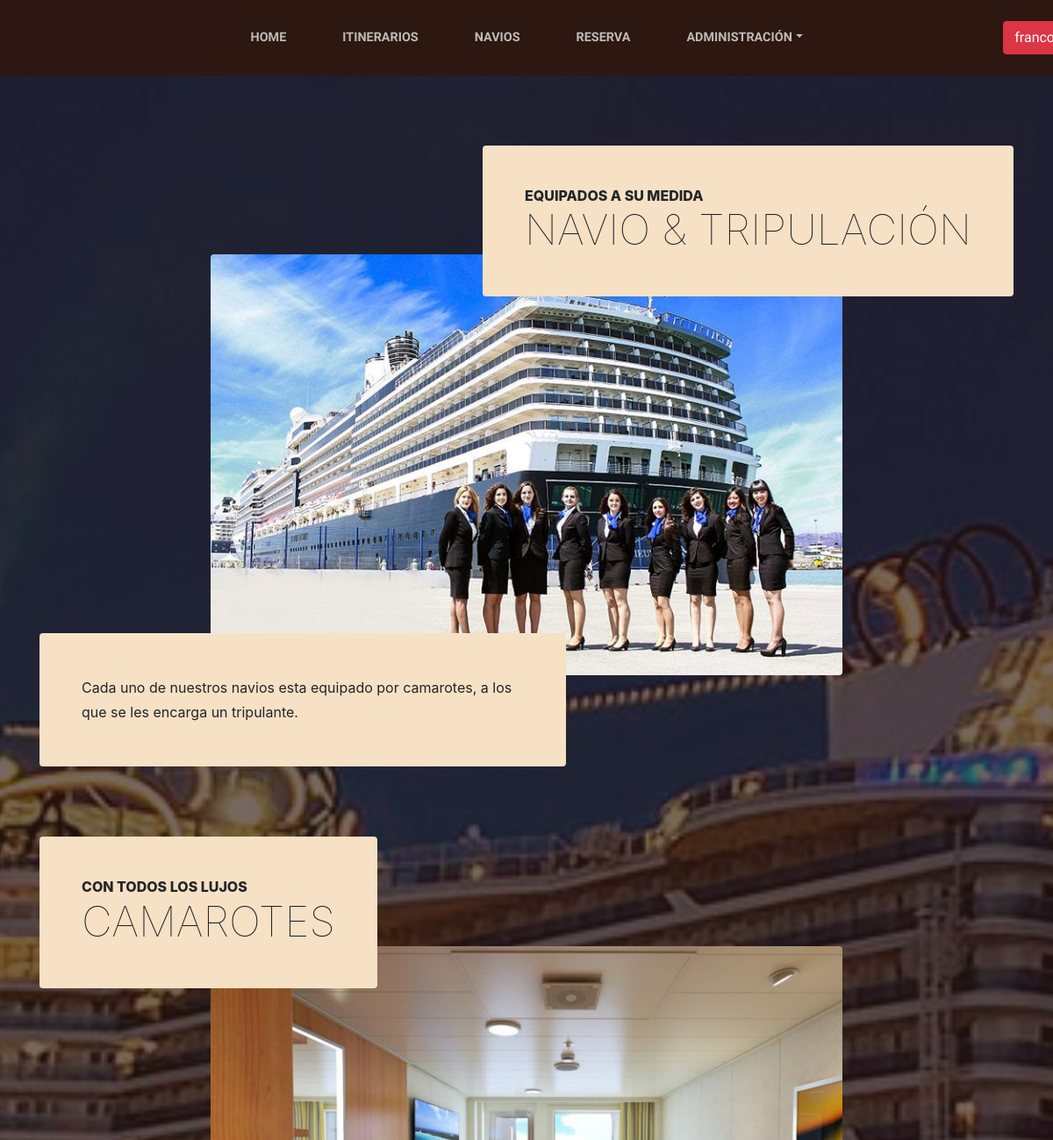
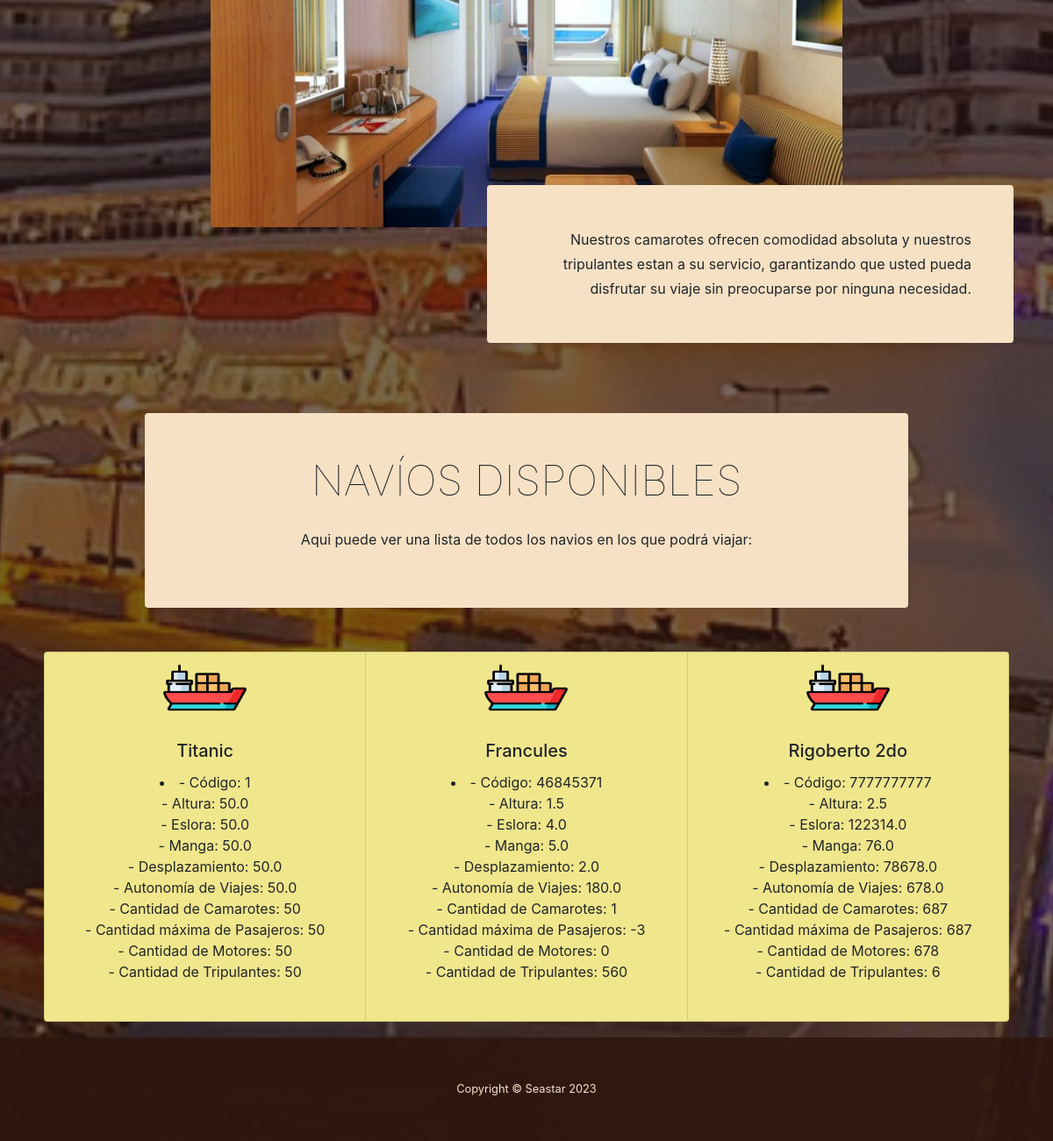
/navios.html (signed in), run on the app's committed database (2 pictures, top to bottom).
### seastar/models.py (models this page shows, shortened)
class Navio (models.Model):
    codigoNavio = models.IntegerField("Código")
    nombreNavio = models.CharField("Nombre", max_length=50)
    altura = models.FloatField("Altura")
    eslora = models.FloatField("Eslora")
    manga = models.FloatField("Manga")
    desplazamiento = models.FloatField("Desplazamiento")
    autonomiaViaje = models.FloatField("Autonomía de Viajes")
    cantidadCamarotes = models.IntegerField("Cantidad de Camarotes")
    maxCantidadPasajeros = models.IntegerField("Cantidad máxima de Pasajeros")
    cantidadMotores = models.IntegerField("Cantidad de Motores")
    cantidadTripulantes = models.IntegerField("Cantidad de Tripulantes")

### seastar/views.py (the view)
# urls.py: path("navios.html", NaviosView.as_view(), name="navios"),
class NaviosView(View):
    def get(self, request: HttpRequest, *args, **kwargs):
        logged_user = getLoggedUser(request)
        navios = Navio.objects.all()
        return render(request, "./navios.html", {"navios": navios, "logged_user": logged_user})

### seastar/views.py (called while the page is built)
def getLoggedUser(request: HttpRequest):
    return request.session.get("user", "Iniciar Sesion")

### seastar/templates/navios.html
{% extends "index.html" %}
    {% load static %}
    {% block content %}
        <section class="page-section">
            <div class="container">
                <div class="product-item">
                    <div class="product-item-title d-flex">
                        <div class="bg-faded p-5 d-flex ms-auto rounded">
                            <h2 class="section-heading mb-0">
                                <span class="section-heading-upper">Equipados a su Medida</span>
                                <span class="section-heading-lower">Navio & Tripulación</span>
                            </h2>
                        </div>
                    </div>
                    <img class="product-item-img mx-auto d-flex rounded img-fluid mb-3 mb-lg-0" src="{% static 'img/tripulantes.jpg'%}" alt="..." />
                    <div class="product-item-description d-flex me-auto">
                        <div class="bg-faded p-5 rounded"><p class="mb-0">Cada uno de nuestros navios esta equipado por camarotes, a los que se les encarga un tripulante.</p></div>
                    </div>
                </div>
            </div>
        </section>
        <section class="page-section">
            <div class="container">
                <div class="product-item">
                    <div class="product-item-title d-flex">
                        <div class="bg-faded p-5 d-flex me-auto rounded">
                            <h2 class="section-heading mb-0">
                                <span class="section-heading-upper">Con todos los Lujos</span>
                                <span class="section-heading-lower">Camarotes</span>
                            </h2>
                        </div>
                    </div>
                    <img class="product-item-img mx-auto d-flex rounded img-fluid mb-3 mb-lg-0" src="{% static 'img/camarote.jpg'%}" alt="..." />
                    <div class="product-item-description d-flex ms-auto">
                        <div class="bg-faded p-5 rounded text-end"><p class="mb-0">Nuestros camarotes ofrecen comodidad absoluta y nuestros tripulantes estan a su servicio, garantizando que usted pueda disfrutar su viaje sin preocuparse por ninguna necesidad.</p></div>
                    </div>
                </div>
            </div>
        </section>
        <div class="col-xl-9 col-lg-10 mx-auto">
            <div class="bg-faded rounded p-5 text-center">
                <h2 class="section-heading mb-4">
                    <span class="section-heading-lower">Navíos disponibles</span>
                </h2>
                <p>Aqui puede ver una lista de todos los navios en los que podrá viajar:</p>
            </div>
        </div>
        <div class="card-group" style="width:200ipx;height:90px;margin-bottom:350px;margin-top:50px;margin-left:50px;margin-right:50px" >
            {% for navio in navios %}
            <div class="card  text-center" style="background-color:#F0E68C">
              <img src="{% static 'img/navio.png' %}" class="card-img-top" alt="Barco" style="width:95px;height:80px;display: block;margin-left: auto;margin-right: auto;">
              <div class="card-body">
                <h5 class="card-title">{{ navio.nombreNavio }}</h5>
                <li>- Código: {{ navio.codigoNavio }}
                    <br   />- Altura: {{ navio.altura }} <br   />- Eslora: {{ navio.eslora }}
                    <br   />- Manga: {{ navio.manga }} <br   />- Desplazamiento: {{ navio.desplazamiento }}
                    <br   />- Autonomía de Viajes: {{ navio.autonomiaViaje }} <br   />- Cantidad de Camarotes: {{ navio.cantidadCamarotes }}
                    <br   />- Cantidad máxima de Pasajeros: {{ navio.maxCantidadPasajeros }} <br   />- Cantidad de Motores: {{ navio.cantidadMotores }}
                    <br   />- Cantidad de Tripulantes: {{ navio.cantidadTripulantes }}<br   /><br   /></li>
              </div>
            </div>
            {% endfor %}
        </div>
    {% endblock %}

### seastar/templates/index.html (shortened to what this page needs)
<!DOCTYPE html>
<html lang="en">
    <head>
        {% load static %}
        <link href="{% static 'css/styles.css' %}" rel="stylesheet" />
        <link rel="stylesheet" href="https://maxcdn.bootstrapcdn.com/bootstrap/4.0.0/css/bootstrap.min.css">
        <link href="{% static 'css/index.css'%}" rel="stylesheet">
    </head>
    <body>
        <nav class="navbar-nav navbar-expand-lg navbar-dark py-lg-4" id="mainNav">
            <div class="container">
                <div class="collapse navbar-collapse" id="navbarSupportedContent">
                    <ul class="navbar-nav mx-auto barra">
                        <li class="nav-item px-lg-4"><a class="nav-link text-uppercase" href="/">Home</a></li>
                        <li class="nav-item px-lg-4"><a class="nav-link text-uppercase" href="/itinerarios.html">Itinerarios</a></li>
                        <li class="nav-item px-lg-4"><a class="nav-link text-uppercase" href="/navios.html">Navios</a></li>
                        {% if logged_user != "Iniciar Sesion" and logged_user %}
                            <li class="nav-item px-lg-4"><a class="nav-link text-uppercase" href="/reserva.html">Reserva</a></li>
                            {% if user and user.is_staff %}
                            <li class="nav-item px-lg-4">
                                <div class="dropdown">
                                    <a class="dropdown-toggle nav-link text-uppercase" type="button" data-bs-toggle="dropdown" aria-expanded="false">Administración</a>
                                </div>
                            </li>
                            {% endif %}
                        {% endif %}
                        <a class="loginbtn" href="login.html">
                            <button class="btn btn-danger btn-xl">
                                {% if logged_user %}
                                    {{ logged_user }}
                                {% endif %}
                            </button>
                        </a>
                    </ul>
                </div>
            </div>
        </nav>
        {% block content %}{% endblock %}
        <footer class="footer text-faded text-center py-5">
            <div class="container"><p class="m-0 small">Copyright &copy; Seastar 2023</p></div>
        </footer>
    </body>
</html>

### seastar/static/css/index.css (style rules this page uses)
.barra { position: relative; width: 100vw; place-content: center; }
.loginbtn { position: absolute; right: -60px; }

### data on the page
Navio: nombreNavio "Titanic", codigoNavio "1", altura "50.0", eslora "50.0", manga "50.0", desplazamiento "50.0", autonomiaViaje "50.0", cantidadCamarotes "50", maxCantidadPasajeros "50", cantidadMotores "50", cantidadTripulantes "50"
Navio: nombreNavio "Francules", codigoNavio "46845371", altura "1.5", eslora "4.0", manga "5.0", desplazamiento "2.0", autonomiaViaje "180.0", cantidadCamarotes "1", maxCantidadPasajeros "-3", cantidadMotores "0", cantidadTripulantes "560"
Navio: nombreNavio "Rigoberto 2do", codigoNavio "7777777777", altura "2.5", eslora "122314.0", manga "76.0", desplazamiento "78678.0", autonomiaViaje "678.0", cantidadCamarotes "687", maxCantidadPasajeros "687", cantidadMotores "678", cantidadTripulantes "6"
